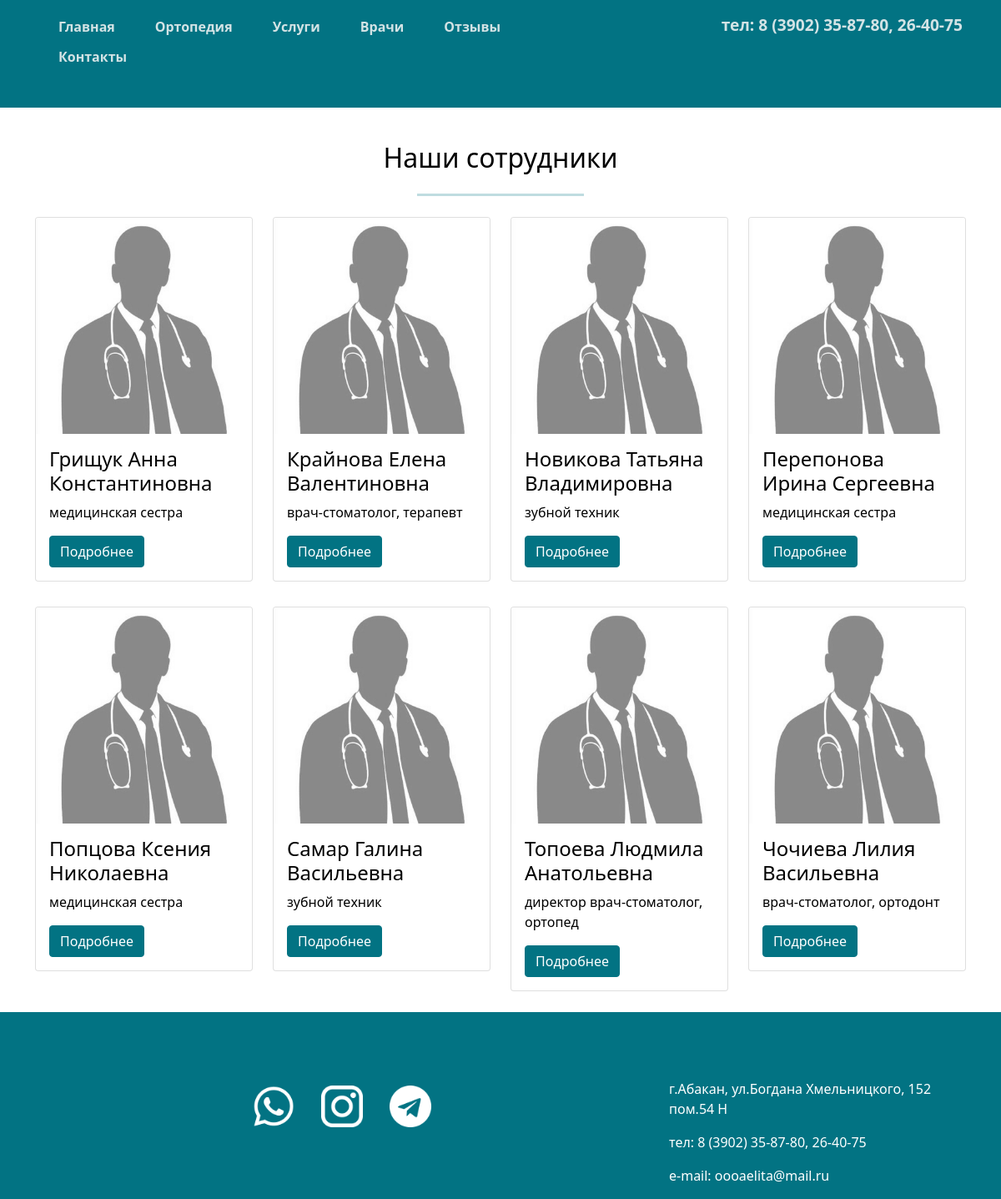
The app's page /doctors/ with its own data.
### aelitaapp/models.py (models this page shows, shortened)
class Doctors(models.Model):
    name = models.CharField(max_length=100, db_index=True, verbose_name="ФИО")
    title = models.CharField(max_length=200, verbose_name='Должность')
    about = models.TextField(verbose_name="Подробнее", default="Информации нет")
    picture = models.ImageField(upload_to='aelitaapp/photos/%Y/%m/%d', verbose_name='Фото')
    slug = models.SlugField(max_length=50, unique=True, db_index=True, verbose_name="URL")
    class Meta:
        db_table = 'doctors'
        verbose_name = "Доктора"
        verbose_name_plural = "Доктора"
        ordering = ['name']

### aelitaapp/views.py (the view)
# urls.py: path('doctors/', cache_page(60*2)(DoctorsListView.as_view()), name='doctors'),
class DoctorsListView(generic.ListView):
    model = Doctors
    template_name = 'doctors_list.html'
    context_object_name = 'doctors'

### aelitaapp/templates/aelitaapp/doctors_list.html (shortened to what this page needs)
{% extends 'aelitaapp/base.html' %}
{% block content %}
<div class="container">
	<div class="row doctors">
			<div class="col-12">
				<h2 class="text-center py-3">Наши сотрудники</h2>
			  <hr class="h-line text-center" size="5px">
			</div>
			{% if doctors %}
				{% for doctor in doctors %}
			   <div class="col-sm-3 col-xs-12 ">
		      		<div class="card">
						  <img src="{{ doctor.picture.url }}" class="card-img-top" alt="{{ doctor.name }}">
						  <div class="card-body">
							    <h4 class="card-title">{{ doctor.name }}</h4>
								<p class="card-text">{{ doctor.title }}</p>
								<a href="{{ doctor.slug }}" class="btn button-doctors">Подробнеe</a>
						  </div>
					</div>
		    	</div>
					{% if forloop.counter == 4 %}
						 <div class="col-12 block-exempl"></div>
					{% endif %}
				{% endfor %}
			{% endif %}
	</div>
</div>
{% endblock %}

### aelitaapp/templates/aelitaapp/base.html (shortened to what this page needs)
{% load static %}
<!doctype html>
<html lang="ru" class="h-100">
  <head>
	<link href="https://cdn.jsdelivr.net/npm/bootstrap@5.0.2/dist/css/bootstrap.min.css" rel="stylesheet">
    <link rel="stylesheet" type="text/css" href="{% static 'aelitaapp/css/cover.css' %}">
  </head>
<body>
<div class="wrapper">
  <div  class="d-flex h-100 text-center text-bg-dark header">
  	<div class="container d-flex w-100 h-100 p-3 mx-auto flex-column">
	  <header class="mb-auto">
	  	<div class="row">
	  		<div class="col-7">
			  <nav class="nav nav-masthead">
				<a class="nav-link fw-bold py-1 px-4" href="{% url 'index' %}">Главная</a>
				<a class="nav-link fw-bold py-1 px-4" href="{% url 'ortopedia' %}">Ортопедия</a>
				<a class="nav-link fw-bold py-1 px-4" href="{% url 'prices' %}">Услуги</a>
				<a class="nav-link fw-bold py-1 px-4" href="{% url 'doctors' %}">Врачи</a>
				<a class="nav-link fw-bold py-1 px-4" href="https://2gis.ru/abakan/firm/9711414977502199/tab/reviews?m=91.440904%2C53.72662%2F16">Отзывы</a>
				<a class="nav-link fw-bold py-1 px-4" href="{% url 'contacts' %}">Контакты</a>
			  </nav>
			</div>
	    <div class="col">
	        <p class= "mb-0 fw-bold d-flex justify-content-end header-phone">тел: 8 (3902) 35-87-80, 26-40-75</p></div>
	  	</div>
	  </header>
	</div>
 </div>
		{% block content %}
   		 {% endblock %}
<footer class="mt-auto text-white-50">
	<div class="container footer">
		<div class="row">
			<div class="col-12 footer-block"></div>
			<div class="col-8">
				<nav class="nav justify-content-center ">
					<a class="link-footer nav-link" href=""><img src="{% static 'aelitaapp/images/watsap.png' %}" width="50"></a>
					<a class="link-footer nav-link" href=""><img src="{% static 'aelitaapp/images/inst.png' %}" width="50"></a>
					<a class="link-footer nav-link" href=""><img src="{% static 'aelitaapp/images/telega.png' %}" width="50"></a>
				</nav>
			</div>
			<div class="col link-footer">
				<p>г.Абакан, ул.Богдана Хмельницкого, 152 пом.54 Н</p>
				<p>тел: 8 (3902) 35-87-80, 26-40-75</p>
				<p>e-mail: oooaelita@mail.ru</p>
			</div>
		</div>
	</div>
</footer>
</div>
 </body>
</html>

### aelitaapp/static/aelitaapp/css/cover.css (style rules this page uses)
a { text-decoration: none; }
html, body { height: 100%; }
.wrapper { display: flex; flex-direction: column; min-height: 100%; }
.h-line { color: #027383; width: 200px; margin: auto; margin-bottom: 25px; }
.header { background: #027383; }
.nav-masthead .nav-link { color:#d3e3e5; border-bottom-color: d3e3e5; border-bottom: .25rem solid transparent; }
.header-phone { color:#d3e3e5; font-size: 1.2em; }
.block-exempl { height: 30px; }
.doctors { color: black; margin-top: 25px; margin-bottom: 25px; }
.button-doctors { color: white; background-color: #027383; border-color: #027383; }
footer { background: #027383; }
.footer-block { padding-top: 30px; }
.footer { margin-top: 50px; flex: 0 0 auto; }
.link-footer { color: white; }

### records on screen
Doctors: picture (placeholder picture), name "Грищук Анна Константиновна", title "медицинская сестра"
Doctors: picture (placeholder picture), name "Крайнова Елена Валентиновна", title "врач-стоматолог, терапевт"
Doctors: picture (placeholder picture), name "Новикова Татьяна Владимировна", title "зубной техник"
Doctors: picture (placeholder picture), name "Перепонова Ирина Сергеевна", title "медицинская сестра"
Doctors: picture (placeholder picture), name "Попцова Ксения Николаевна", title "медицинская сестра"
Doctors: picture (placeholder picture), name "Самар Галина Васильевна", title "зубной техник"
Doctors: picture (placeholder picture), name "Топоева Людмила Анатольевна", title "директор врач-стоматолог, ортопед"
Doctors: picture (placeholder picture), name "Чочиева Лилия Васильевна", title "врач-стоматолог, ортодонт"
